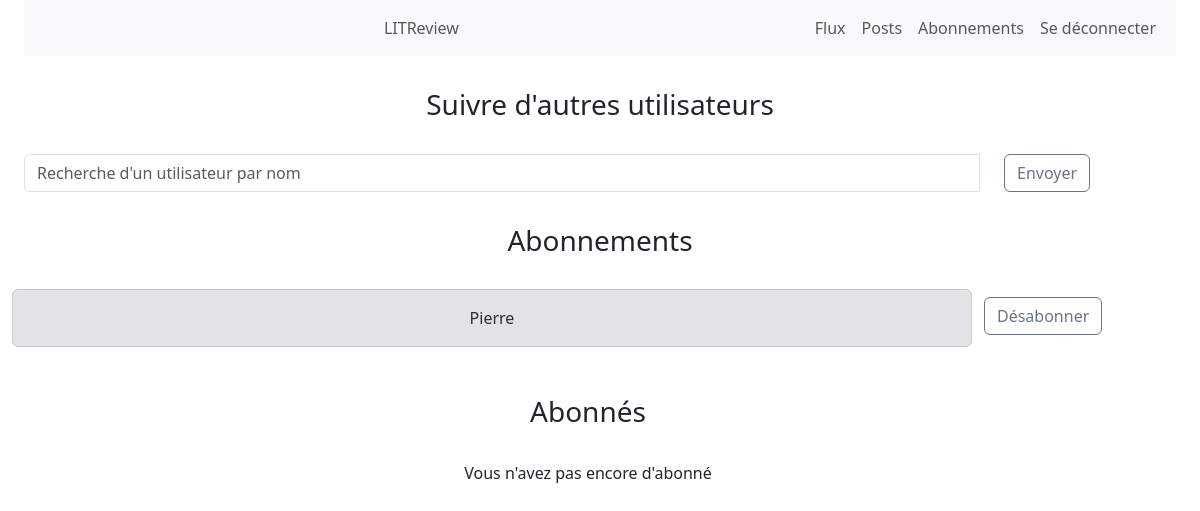
Before: /subscribe-page/ (signed in) with the older database file.
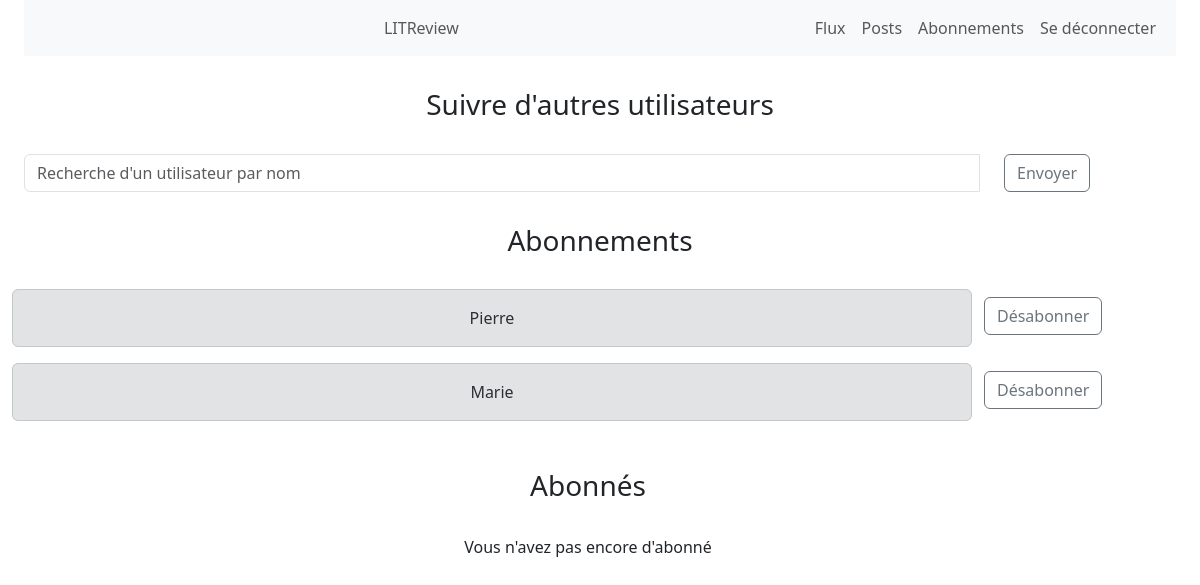
After: the same page with the newer database file.
### blog/models.py (models this page shows, shortened)
class UserFollows(models.Model):
    user = models.ForeignKey(settings.AUTH_USER_MODEL,
                             on_delete=models.CASCADE, related_name='user')
    followed_user = models.ForeignKey(settings.AUTH_USER_MODEL,
                                      on_delete=models.CASCADE, related_name='followed_user')
    class Meta:
        unique_together = ('user', 'followed_user', )

### authenticate/models.py (models this page shows)
class User(AbstractUser):
    pass

### blog/views.py (the view, shortened to what this page needs)
@login_required
def subscription_main_page(request):
    user = get_user_model()
    exist = User.objects.exclude(pk=request.user.id)
    following_user = models.UserFollows.objects.filter(
        user=request.user)
    followed_by_user = models.UserFollows.objects.filter(
        followed_user=request.user)
    message = None
    return render(request, "blog/subscription-page.html",
                  context={'following_user': following_user,
                           'followed_by_user': followed_by_user,
                           'exist': exist, 'message': message})

### blog/templates/blog/subscription-page.html (shortened to what this page needs)
{% extends 'base.html' %}
{% load crispy_forms_tags %}
{% block content %}
<div class="container-fluid">
    <h3 class="text-center p-3 my-3">Suivre d'autres utilisateurs</h3>
    {% include 'blog/subscribe.html' %}
</div>
<h3 class="text-center p-3 my-3">Abonnements</h3>
<div class='container-fluid row '>
    {% include 'blog/display-subscribers.html' %}
</div>
{% endblock content %}

### blog/templates/blog/display-subscribers.html (shortened to what this page needs)
{% for user_follows  in following_user %}
    <div class="alert alert-secondary col-lg-10">
        <div class=" text-center">
        {{user_follows.followed_user}}
        </div>
    </div>
    {% include 'blog/unsubscribe.html' %}
    {% endfor %}
<h3 class="text-center p-3 my-3">Abonnés</h3>
{% if not followed_by_user%}
<p class= "text-center">Vous n'avez pas encore d'abonné</p>
{% endif %}

### blog/templates/blog/unsubscribe.html (shortened to what this page needs)
    <div class="col-lg-2 mt-2">
        <form method="POST" action= "{% url 'unsubscribe' user_follows.id %}">
            <button type='submit'  class="btn btn-outline-secondary"  id="button-addon2">Désabonner</button>
        </form>
    </div>

Changed rows visible on the page:
added UserFollows: followed_user "Marie"
